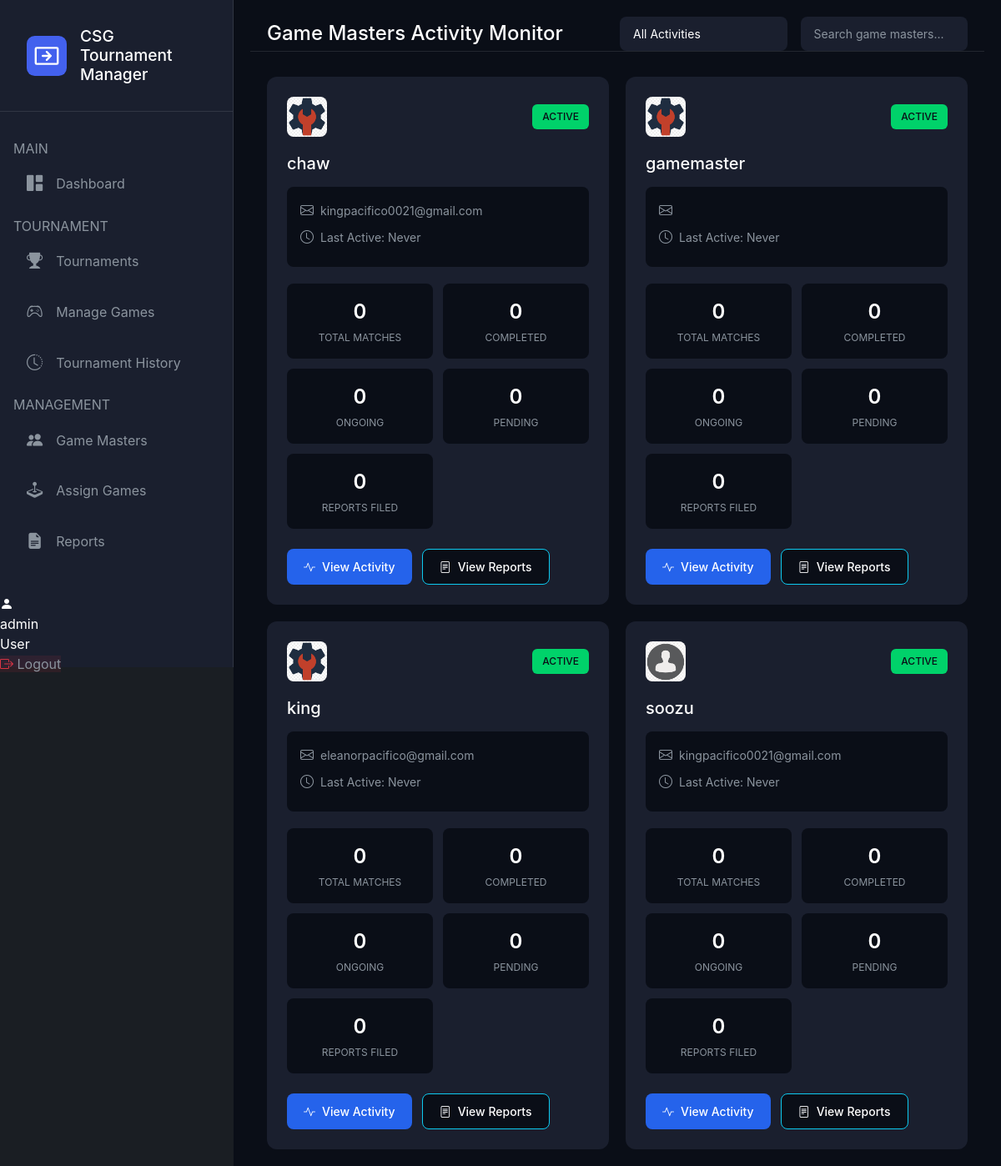
Screenshot of /admin/game_masters.php (signed in) with the database file from the repository.
### tables this page shows
CREATE TABLE `users` (
  `id` int(11) NOT NULL,
  `username` varchar(50) NOT NULL,
  `full_name` varchar(100) DEFAULT NULL,
  `email` varchar(100) NOT NULL,
  `avatar` varchar(255) DEFAULT 'default.png',
  `email_notifications` tinyint(1) DEFAULT 1,
  `match_alerts` tinyint(1) DEFAULT 1,
  `tournament_updates` tinyint(1) DEFAULT 1,
  `dark_mode` tinyint(1) DEFAULT 0,
  `compact_view` tinyint(1) DEFAULT 0,
  `two_factor` tinyint(1) DEFAULT 0,
  `password` varchar(255) NOT NULL,
  `role` enum('admin','gamemaster','user') NOT NULL DEFAULT 'user',
  `status` enum('active','inactive','banned') NOT NULL DEFAULT 'active',
  `created_at` timestamp NOT NULL DEFAULT current_timestamp(),
  `updated_at` timestamp NULL DEFAULT NULL ON UPDATE current_timestamp()
);

### admin/game_masters.php (the view, shortened to what this page needs)
<?php
require_once('../config/database.php');
$gamemasters_query = "
    SELECT
        u.*,
        COUNT(DISTINCT m.id) as total_matches,
        COUNT(DISTINCT CASE WHEN m.status = 'completed' THEN m.id END) as completed_matches,
        COUNT(DISTINCT CASE WHEN m.status = 'pending' THEN m.id END) as pending_matches,
        COUNT(DISTINCT CASE WHEN m.status = 'ongoing' THEN m.id END) as ongoing_matches,
        MAX(m.match_date) as last_active,
        COALESCE((SELECT COUNT(*) FROM match_reports mr
         JOIN matches m2 ON mr.match_id = m2.id
         WHERE m2.gamemaster_id = u.id), 0) as total_reports
    FROM users u
    LEFT JOIN matches m ON u.id = m.gamemaster_id
    WHERE u.role = 'gamemaster'
    GROUP BY u.id
    ORDER BY u.username ASC";
$gamemasters = $conn->query($gamemasters_query);
?>
<!DOCTYPE html>
<html lang="en">
<head>
    <link href="https://cdn.jsdelivr.net/npm/bootstrap@5.1.3/dist/css/bootstrap.min.css" rel="stylesheet">
    <link rel="stylesheet" href="https://cdn.jsdelivr.net/npm/bootstrap-icons@1.7.2/font/bootstrap-icons.css">
    <link href="https://cdn.jsdelivr.net/npm/sweetalert2@11/dist/sweetalert2.min.css" rel="stylesheet">
    <link href="../css/style.css" rel="stylesheet">
    <link href="../css/game_masters.css" rel="stylesheet">
</head>
<body>
    <div class="main-container">
        <?php include 'includes/sidebar.php'; ?>
        <main class="main-content">
            <div class="content-header">
                <div class="header-title">
                    <h1>Game Masters Activity Monitor</h1>
                </div>
                <div class="header-actions">
                    <div class="filter-group">
                        <select id="activityFilter" class="form-select">
                            <option value="all">All Activities</option>
                        </select>
                        <input type="text" id="searchGM" class="form-control" placeholder="Search game masters...">
                    </div>
                </div>
            </div>
            <div class="gm-container">
                <?php while($gm = $gamemasters->fetch_assoc()):
                    $last_active = $gm['last_active'] ? new DateTime($gm['last_active']) : null;
                    $inactive_days = $last_active ? $last_active->diff(new DateTime())->days : null;
                    $activity_status = $inactive_days > 7 ? 'inactive' : 'active';
                ?>
                <div class="gm-card" data-activity="<?php echo $activity_status; ?>">
                    <div class="gm-header">
                        <img src="../images/avatars/<?php echo $gm['avatar'] ?? 'default.png'; ?>" alt="Avatar" class="gm-avatar">
                        <div class="gm-status <?php echo $gm['status']; ?>">
                            <?php echo ucfirst($gm['status']); ?>
                        </div>
                    </div>
                    <div class="gm-content">
                        <h3><?php echo htmlspecialchars($gm['username']); ?></h3>
                        <div class="gm-info">
                            <div class="info-item">
                                <i class="bi bi-envelope"></i>
                                <span><?php echo htmlspecialchars($gm['email']); ?></span>
                            </div>
                            <div class="info-item">
                                <i class="bi bi-clock"></i>
                                <span>Last Active: <?php echo $last_active ? $last_active->format('Y-m-d H:i') : 'Never'; ?></span>
                            </div>
                        </div>
                        <div class="gm-stats">
                            <div class="stat-item">
                                <div class="stat-value"><?php echo $gm['total_matches']; ?></div>
                                <div class="stat-label">Total Matches</div>
                            </div>
                            <div class="stat-item">
                                <div class="stat-value"><?php echo $gm['completed_matches']; ?></div>
                                <div class="stat-label">Completed</div>
                            </div>
                            <div class="stat-item">
                                <div class="stat-value"><?php echo $gm['ongoing_matches']; ?></div>
                                <div class="stat-label">Ongoing</div>
                            </div>
                            <div class="stat-item">
                                <div class="stat-value"><?php echo $gm['pending_matches']; ?></div>
                                <div class="stat-label">Pending</div>
                            </div>
                            <div class="stat-item">
                                <div class="stat-value"><?php echo $gm['total_reports']; ?></div>
                                <div class="stat-label">Reports Filed</div>
                            </div>
                        </div>
                        <div class="gm-actions">
                            <button type="button" class="btn btn-primary" onclick="viewActivity(<?php echo $gm['id']; ?>)">
                                <i class="bi bi-activity"></i> View Activity
                            </button>
                            <button type="button" class="btn btn-info" onclick="viewReports(<?php echo $gm['id']; ?>)">
                                <i class="bi bi-file-text"></i> View Reports
                            </button>
                        </div>
                    </div>
                </div>
                <?php endwhile; ?>
            </div>
        </main>
    </div>
</body>
</html>

### css/style.css (style rules this page uses)
:root { --dark-primary: #0a0e17; --dark-secondary: #1a1f2e; --dark-accent: #2a3142; --text-primary: #ffffff; --text-secondary: #b3b3b3; --accent-color: #ff3b3b; --success-color: #00d26a; --warning-color: #ffb800; }
body { background-color: var(--dark-primary); color: var(--text-primary); font-family: 'Inter', sans-serif; }
h1, h2, h3, h4, h5, h6 { color: var(--text-primary); }
p, span { color: var(--text-secondary); }
.form-control { background-color: var(--dark-accent); border: 1px solid var(--dark-secondary); color: var(--text-primary); }
.btn-primary { background-color: var(--accent-color); border: none; }
.content-header { margin-bottom: 2rem; padding-bottom: 1rem; border-bottom: 1px solid rgba(255, 255, 255, 0.1); }
.content-header h1 { margin: 0; font-size: 2rem; color: #fff; display: flex; align-items: center; gap: 0.75rem; }

### css/game_masters.css (style rules this page uses)
:root { --primary-red: #ff3b3b; --dark-bg: #1a1e23; --card-bg: #24292e; --text-primary: #ffffff; --text-secondary: #8b949e; --border-color: #30363d; }
body { background: var(--dark-bg); color: var(--text-primary); }
.main-content { background: var(--dark-primary); padding: 20px; margin-left: 280px; }
.content-header { display: flex; justify-content: space-between; align-items: center; margin-bottom: 30px; padding: 0 20px; }
.header-title h1 { color: var(--text-primary); font-size: 24px; font-weight: 500; }
.gm-container { display: grid; grid-template-columns: repeat(auto-fill, minmax(340px, 1fr)); gap: 20px; padding: 0 20px; }
.gm-card { background: var(--dark-secondary); border-radius: 12px; padding: 24px; transition: transform 0.2s ease; }
.gm-header { display: flex; align-items: center; justify-content: space-between; margin-bottom: 20px; }
.gm-avatar { width: 48px; height: 48px; border-radius: 8px; }
.gm-status { padding: 6px 12px; border-radius: 6px; font-size: 12px; font-weight: 500; text-transform: uppercase; }
.gm-status.active { background: var(--success-color); color: var(--dark-primary); }
.gm-content h3 { color: var(--text-primary); font-size: 20px; margin-bottom: 16px; }
.gm-info { background: var(--dark-primary); padding: 16px; border-radius: 8px; margin-bottom: 20px; }
.info-item { display: flex; align-items: center; gap: 8px; margin-bottom: 8px; color: var(--text-secondary); font-size: 14px; }
.info-item i { color: var(--text-secondary); font-size: 16px; }
.gm-stats { display: grid; grid-template-columns: repeat(2, 1fr); gap: 12px; margin-bottom: 24px; }
.stat-item { background: var(--dark-primary); padding: 16px; border-radius: 8px; text-align: center; }
.stat-value { font-size: 24px; color: var(--text-primary); font-weight: 600; margin-bottom: 4px; }
.stat-label { font-size: 12px; color: var(--text-secondary); text-transform: uppercase; }
.gm-actions { display: flex; gap: 12px; }
.btn { padding: 10px 20px; border-radius: 8px; font-size: 14px; font-weight: 500; display: flex; align-items: center; gap: 8px; transition: all 0.2s ease; }
.btn-primary { background: #2563eb; color: white; }
.btn-info { background: var(--dark-primary); color: var(--text-primary); }
.filter-group { display: flex; gap: 16px; }
.form-select, .form-control { background: var(--dark-secondary); border: none; color: var(--text-primary); padding: 10px 16px; border-radius: 8px; font-size: 14px; }
.form-control::placeholder { color: var(--text-secondary); }
h1, h2, h3 { font-weight: 500; }
.stat-value { font-weight: 600; }
.btn { font-weight: 500; }

### rows the page displays
users: avatar (placeholder picture), status "ACTIVE", username "chaw", email "kingpacifico0021@gmail.com", total_matches "0", completed_matches "0", ongoing_matches "0", pending_matches "0", total_reports "0"
users: avatar (placeholder picture), status "ACTIVE", username "gamemaster", total_matches "0", completed_matches "0", ongoing_matches "0", pending_matches "0", total_reports "0"
users: avatar (placeholder picture), status "ACTIVE", username "king", email "eleanorpacifico@gmail.com", total_matches "0", completed_matches "0", ongoing_matches "0", pending_matches "0", total_reports "0"
users: avatar (picture), status "ACTIVE", username "soozu", email "kingpacifico0021@gmail.com", total_matches "0", completed_matches "0", ongoing_matches "0", pending_matches "0", total_reports "0"

### other values shown
$_SESSION['username'] "admin"
